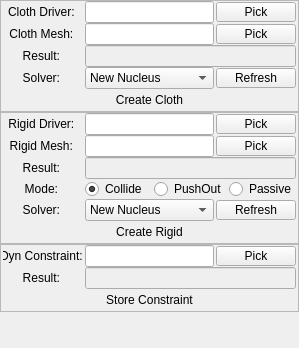
<?xml version="1.0" encoding="UTF-8"?>
<ui version="4.0">
 <class>wgRiggBox</class>
 <widget class="QWidget" name="wgRiggBox">
  <property name="geometry">
   <rect>
    <x>0</x>
    <y>0</y>
    <width>299</width>
    <height>348</height>
   </rect>
  </property>
  <property name="windowTitle">
   <string>Rigg Box</string>
  </property>
  <layout class="QGridLayout" name="gridLayout">
   <property name="margin">
    <number>0</number>
   </property>
   <property name="spacing">
    <number>0</number>
   </property>
   <item row="0" column="0">
    <widget class="QFrame" name="qfCloth">
     <property name="frameShape">
      <enum>QFrame::StyledPanel</enum>
     </property>
     <layout class="QVBoxLayout" name="vlCloth">
      <property name="spacing">
       <number>0</number>
      </property>
      <property name="leftMargin">
       <number>2</number>
      </property>
      <property name="topMargin">
       <number>0</number>
      </property>
      <property name="rightMargin">
       <number>2</number>
      </property>
      <property name="bottomMargin">
       <number>0</number>
      </property>
      <item>
       <layout class="QHBoxLayout" name="hlClothDriver">
        <property name="spacing">
         <number>2</number>
        </property>
        <item>
         <widget class="QLabel" name="lClothDriver">
          <property name="minimumSize">
           <size>
            <width>80</width>
            <height>0</height>
           </size>
          </property>
          <property name="maximumSize">
           <size>
            <width>80</width>
            <height>16777215</height>
           </size>
          </property>
          <property name="text">
           <string>Cloth Driver: </string>
          </property>
          <property name="alignment">
           <set>Qt::AlignCenter</set>
          </property>
         </widget>
        </item>
        <item>
         <widget class="QLineEdit" name="leClothDriver">
          <property name="maximumSize">
           <size>
            <width>16777215</width>
            <height>16777215</height>
           </size>
          </property>
          <property name="frame">
           <bool>true</bool>
          </property>
          <property name="readOnly">
           <bool>true</bool>
          </property>
         </widget>
        </item>
        <item>
         <widget class="QPushButton" name="pbPickClothDriver">
          <property name="maximumSize">
           <size>
            <width>16777215</width>
            <height>20</height>
           </size>
          </property>
          <property name="text">
           <string>Pick</string>
          </property>
         </widget>
        </item>
       </layout>
      </item>
      <item>
       <layout class="QHBoxLayout" name="hlClothMesh">
        <property name="spacing">
         <number>2</number>
        </property>
        <item>
         <widget class="QLabel" name="lClothMesh">
          <property name="minimumSize">
           <size>
            <width>80</width>
            <height>0</height>
           </size>
          </property>
          <property name="maximumSize">
           <size>
            <width>80</width>
            <height>16777215</height>
           </size>
          </property>
          <property name="text">
           <string>Cloth Mesh: </string>
          </property>
          <property name="alignment">
           <set>Qt::AlignCenter</set>
          </property>
         </widget>
        </item>
        <item>
         <widget class="QLineEdit" name="leClothMesh">
          <property name="maximumSize">
           <size>
            <width>16777215</width>
            <height>16777215</height>
           </size>
          </property>
          <property name="frame">
           <bool>true</bool>
          </property>
          <property name="readOnly">
           <bool>true</bool>
          </property>
         </widget>
        </item>
        <item>
         <widget class="QPushButton" name="pbPickClothMesh">
          <property name="maximumSize">
           <size>
            <width>16777215</width>
            <height>20</height>
           </size>
          </property>
          <property name="text">
           <string>Pick</string>
          </property>
         </widget>
        </item>
       </layout>
      </item>
      <item>
       <layout class="QHBoxLayout" name="hlClothResult">
        <property name="spacing">
         <number>2</number>
        </property>
        <item>
         <widget class="QLabel" name="lClothResult">
          <property name="minimumSize">
           <size>
            <width>80</width>
            <height>0</height>
           </size>
          </property>
          <property name="maximumSize">
           <size>
            <width>80</width>
            <height>16777215</height>
           </size>
          </property>
          <property name="text">
           <string>Result: </string>
          </property>
          <property name="alignment">
           <set>Qt::AlignCenter</set>
          </property>
         </widget>
        </item>
        <item>
         <widget class="QLineEdit" name="leClothResult">
          <property name="enabled">
           <bool>false</bool>
          </property>
          <property name="maximumSize">
           <size>
            <width>16777215</width>
            <height>16777215</height>
           </size>
          </property>
         </widget>
        </item>
       </layout>
      </item>
      <item>
       <layout class="QHBoxLayout" name="hlClothSolver">
        <property name="spacing">
         <number>2</number>
        </property>
        <item>
         <widget class="QLabel" name="lClothSolver">
          <property name="minimumSize">
           <size>
            <width>80</width>
            <height>0</height>
           </size>
          </property>
          <property name="maximumSize">
           <size>
            <width>80</width>
            <height>16777215</height>
           </size>
          </property>
          <property name="text">
           <string>Solver: </string>
          </property>
          <property name="alignment">
           <set>Qt::AlignCenter</set>
          </property>
         </widget>
        </item>
        <item>
         <widget class="QComboBox" name="cbClothSolver">
          <property name="sizePolicy">
           <sizepolicy hsizetype="Expanding" vsizetype="Fixed">
            <horstretch>0</horstretch>
            <verstretch>0</verstretch>
           </sizepolicy>
          </property>
          <item>
           <property name="text">
            <string>New Nucleus</string>
           </property>
          </item>
         </widget>
        </item>
        <item>
         <widget class="QPushButton" name="pbClothSolverRf">
          <property name="maximumSize">
           <size>
            <width>16777215</width>
            <height>20</height>
           </size>
          </property>
          <property name="text">
           <string>Refresh</string>
          </property>
         </widget>
        </item>
       </layout>
      </item>
      <item>
       <widget class="QPushButton" name="pbCreateCloth">
        <property name="text">
         <string>Create Cloth</string>
        </property>
        <property name="iconSize">
         <size>
          <width>24</width>
          <height>24</height>
         </size>
        </property>
        <property name="flat">
         <bool>true</bool>
        </property>
       </widget>
      </item>
     </layout>
    </widget>
   </item>
   <item row="1" column="0">
    <widget class="QFrame" name="qfRigid">
     <property name="frameShape">
      <enum>QFrame::StyledPanel</enum>
     </property>
     <layout class="QVBoxLayout" name="vlCloth_2">
      <property name="spacing">
       <number>0</number>
      </property>
      <property name="leftMargin">
       <number>2</number>
      </property>
      <property name="topMargin">
       <number>0</number>
      </property>
      <property name="rightMargin">
       <number>2</number>
      </property>
      <property name="bottomMargin">
       <number>0</number>
      </property>
      <item>
       <layout class="QHBoxLayout" name="hlRigidDriver">
        <property name="spacing">
         <number>2</number>
        </property>
        <item>
         <widget class="QLabel" name="lRigidDriver">
          <property name="minimumSize">
           <size>
            <width>80</width>
            <height>0</height>
           </size>
          </property>
          <property name="maximumSize">
           <size>
            <width>80</width>
            <height>16777215</height>
           </size>
          </property>
          <property name="text">
           <string>Rigid Driver: </string>
          </property>
          <property name="alignment">
           <set>Qt::AlignCenter</set>
          </property>
         </widget>
        </item>
        <item>
         <widget class="QLineEdit" name="leRigidDriver">
          <property name="maximumSize">
           <size>
            <width>16777215</width>
            <height>16777215</height>
           </size>
          </property>
          <property name="frame">
           <bool>true</bool>
          </property>
          <property name="readOnly">
           <bool>true</bool>
          </property>
         </widget>
        </item>
        <item>
         <widget class="QPushButton" name="pbPickRigidDriver">
          <property name="maximumSize">
           <size>
            <width>16777215</width>
            <height>20</height>
           </size>
          </property>
          <property name="text">
           <string>Pick</string>
          </property>
         </widget>
        </item>
       </layout>
      </item>
      <item>
       <layout class="QHBoxLayout" name="hlRigidMesh">
        <property name="spacing">
         <number>2</number>
        </property>
        <item>
         <widget class="QLabel" name="lRigidMesh">
          <property name="minimumSize">
           <size>
            <width>80</width>
            <height>0</height>
           </size>
          </property>
          <property name="maximumSize">
           <size>
            <width>80</width>
            <height>16777215</height>
           </size>
          </property>
          <property name="text">
           <string>Rigid Mesh: </string>
          </property>
          <property name="alignment">
           <set>Qt::AlignCenter</set>
          </property>
         </widget>
        </item>
        <item>
         <widget class="QLineEdit" name="leRigidMesh">
          <property name="maximumSize">
           <size>
            <width>16777215</width>
            <height>16777215</height>
           </size>
          </property>
          <property name="frame">
           <bool>true</bool>
          </property>
          <property name="readOnly">
           <bool>true</bool>
          </property>
         </widget>
        </item>
        <item>
         <widget class="QPushButton" name="pbPickRigidMesh">
          <property name="maximumSize">
           <size>
            <width>16777215</width>
            <height>20</height>
           </size>
          </property>
          <property name="text">
           <string>Pick</string>
          </property>
         </widget>
        </item>
       </layout>
      </item>
      <item>
       <layout class="QHBoxLayout" name="hlRigidResult">
        <property name="spacing">
         <number>2</number>
        </property>
        <item>
         <widget class="QLabel" name="lRigidResult">
          <property name="minimumSize">
           <size>
            <width>80</width>
            <height>0</height>
           </size>
          </property>
          <property name="maximumSize">
           <size>
            <width>80</width>
            <height>16777215</height>
           </size>
          </property>
          <property name="text">
           <string>Result: </string>
          </property>
          <property name="alignment">
           <set>Qt::AlignCenter</set>
          </property>
         </widget>
        </item>
        <item>
         <widget class="QLineEdit" name="leRigidResult">
          <property name="enabled">
           <bool>false</bool>
          </property>
          <property name="maximumSize">
           <size>
            <width>16777215</width>
            <height>16777215</height>
           </size>
          </property>
         </widget>
        </item>
       </layout>
      </item>
      <item>
       <layout class="QHBoxLayout" name="hlRigidMode">
        <property name="spacing">
         <number>2</number>
        </property>
        <item>
         <widget class="QLabel" name="lRigidMode">
          <property name="minimumSize">
           <size>
            <width>80</width>
            <height>0</height>
           </size>
          </property>
          <property name="maximumSize">
           <size>
            <width>80</width>
            <height>16777215</height>
           </size>
          </property>
          <property name="text">
           <string>Mode: </string>
          </property>
          <property name="alignment">
           <set>Qt::AlignCenter</set>
          </property>
         </widget>
        </item>
        <item>
         <widget class="QRadioButton" name="rbCollide">
          <property name="text">
           <string>Collide</string>
          </property>
          <property name="checked">
           <bool>true</bool>
          </property>
          <attribute name="buttonGroup">
           <string notr="true">bgRigidMode</string>
          </attribute>
         </widget>
        </item>
        <item>
         <widget class="QRadioButton" name="rbPushOut">
          <property name="text">
           <string>PushOut</string>
          </property>
          <attribute name="buttonGroup">
           <string notr="true">bgRigidMode</string>
          </attribute>
         </widget>
        </item>
        <item>
         <widget class="QRadioButton" name="rbPassive">
          <property name="text">
           <string>Passive</string>
          </property>
          <attribute name="buttonGroup">
           <string notr="true">bgRigidMode</string>
          </attribute>
         </widget>
        </item>
       </layout>
      </item>
      <item>
       <layout class="QHBoxLayout" name="hlRigidSolver">
        <property name="spacing">
         <number>2</number>
        </property>
        <item>
         <widget class="QLabel" name="lRigidSolver">
          <property name="minimumSize">
           <size>
            <width>80</width>
            <height>0</height>
           </size>
          </property>
          <property name="maximumSize">
           <size>
            <width>80</width>
            <height>16777215</height>
           </size>
          </property>
          <property name="text">
           <string>Solver: </string>
          </property>
          <property name="alignment">
           <set>Qt::AlignCenter</set>
          </property>
         </widget>
        </item>
        <item>
         <widget class="QComboBox" name="cbRigidSolver">
          <property name="sizePolicy">
           <sizepolicy hsizetype="Expanding" vsizetype="Fixed">
            <horstretch>0</horstretch>
            <verstretch>0</verstretch>
           </sizepolicy>
          </property>
          <item>
           <property name="text">
            <string>New Nucleus</string>
           </property>
          </item>
         </widget>
        </item>
        <item>
         <widget class="QPushButton" name="pbRigidSolverRf">
          <property name="maximumSize">
           <size>
            <width>16777215</width>
            <height>20</height>
           </size>
          </property>
          <property name="text">
           <string>Refresh</string>
          </property>
         </widget>
        </item>
       </layout>
      </item>
      <item>
       <widget class="QPushButton" name="pbCreateRigid">
        <property name="text">
         <string>Create Rigid</string>
        </property>
        <property name="iconSize">
         <size>
          <width>24</width>
          <height>24</height>
         </size>
        </property>
        <property name="flat">
         <bool>true</bool>
        </property>
       </widget>
      </item>
     </layout>
    </widget>
   </item>
   <item row="2" column="0">
    <widget class="QFrame" name="qfConstraint">
     <property name="frameShape">
      <enum>QFrame::StyledPanel</enum>
     </property>
     <layout class="QVBoxLayout" name="verticalLayout">
      <property name="spacing">
       <number>0</number>
      </property>
      <property name="leftMargin">
       <number>2</number>
      </property>
      <property name="topMargin">
       <number>0</number>
      </property>
      <property name="rightMargin">
       <number>2</number>
      </property>
      <property name="bottomMargin">
       <number>0</number>
      </property>
      <item>
       <layout class="QHBoxLayout" name="hlConstraint">
        <property name="spacing">
         <number>2</number>
        </property>
        <item>
         <widget class="QLabel" name="lConstraint">
          <property name="minimumSize">
           <size>
            <width>80</width>
            <height>0</height>
           </size>
          </property>
          <property name="maximumSize">
           <size>
            <width>80</width>
            <height>16777215</height>
           </size>
          </property>
          <property name="text">
           <string>Dyn Constraint: </string>
          </property>
          <property name="alignment">
           <set>Qt::AlignCenter</set>
          </property>
         </widget>
        </item>
        <item>
         <widget class="QLineEdit" name="leConstraint">
          <property name="maximumSize">
           <size>
            <width>16777215</width>
            <height>16777215</height>
           </size>
          </property>
          <property name="frame">
           <bool>true</bool>
          </property>
          <property name="readOnly">
           <bool>true</bool>
          </property>
         </widget>
        </item>
        <item>
         <widget class="QPushButton" name="pbPickConstraint">
          <property name="maximumSize">
           <size>
            <width>16777215</width>
            <height>20</height>
           </size>
          </property>
          <property name="text">
           <string>Pick</string>
          </property>
         </widget>
        </item>
       </layout>
      </item>
      <item>
       <layout class="QHBoxLayout" name="hlConstResult">
        <property name="spacing">
         <number>2</number>
        </property>
        <item>
         <widget class="QLabel" name="lConstResult">
          <property name="minimumSize">
           <size>
            <width>80</width>
            <height>0</height>
           </size>
          </property>
          <property name="maximumSize">
           <size>
            <width>80</width>
            <height>16777215</height>
           </size>
          </property>
          <property name="text">
           <string>Result: </string>
          </property>
          <property name="alignment">
           <set>Qt::AlignCenter</set>
          </property>
         </widget>
        </item>
        <item>
         <widget class="QLineEdit" name="leConstResult">
          <property name="enabled">
           <bool>false</bool>
          </property>
          <property name="maximumSize">
           <size>
            <width>16777215</width>
            <height>16777215</height>
           </size>
          </property>
         </widget>
        </item>
       </layout>
      </item>
      <item>
       <widget class="QPushButton" name="pbStoreConst">
        <property name="text">
         <string>Store Constraint</string>
        </property>
        <property name="iconSize">
         <size>
          <width>24</width>
          <height>24</height>
         </size>
        </property>
        <property name="flat">
         <bool>true</bool>
        </property>
       </widget>
      </item>
     </layout>
    </widget>
   </item>
   <item row="3" column="0">
    <spacer name="verticalSpacer">
     <property name="orientation">
      <enum>Qt::Vertical</enum>
     </property>
     <property name="sizeHint" stdset="0">
      <size>
       <width>20</width>
       <height>40</height>
      </size>
     </property>
    </spacer>
   </item>
  </layout>
 </widget>
 <resources/>
 <connections/>
 <buttongroups>
  <buttongroup name="bgRigidMode"/>
 </buttongroups>
</ui>
